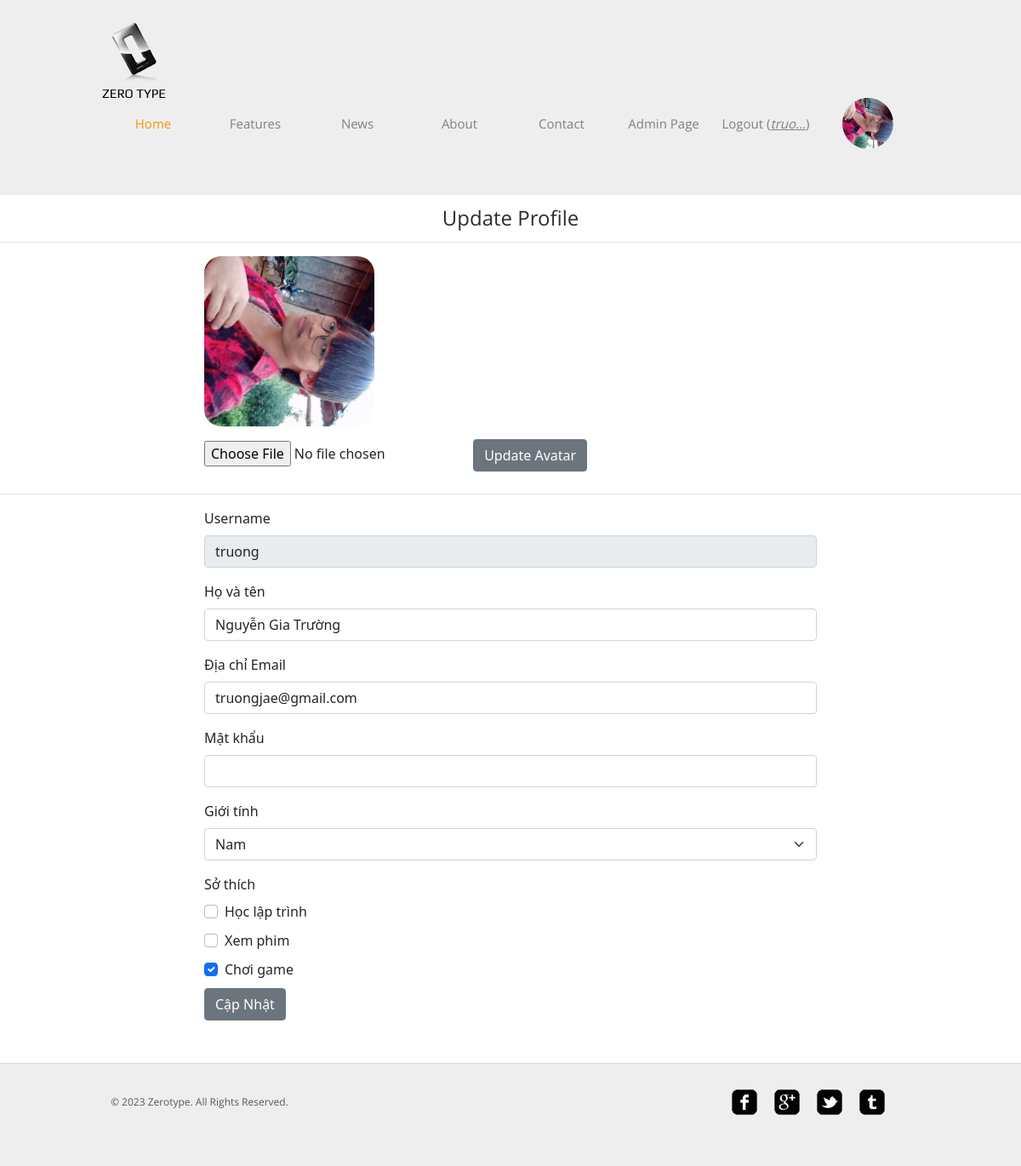
The page /profile/updateProfile.php (signed in) on the database its author committed.
### tables this page shows
CREATE TABLE `user` (
  `id` int(11) NOT NULL,
  `email` varchar(100) NOT NULL,
  `username` varchar(100) NOT NULL,
  `password` varchar(100) NOT NULL,
  `avatar` varchar(255) NOT NULL,
  `fullname` varchar(255) NOT NULL,
  `gender` varchar(6) NOT NULL,
  `favorite` varchar(255) NOT NULL,
  `role` varchar(5) NOT NULL
);

### controll.php (called while the page is built, shortened)
<?php
include('connect.php');
class AbstractQuery{
    public function convertShortContent($content){
        return strlen($content) < 4 ? $content : substr($content,0,4)."...";
    }
    public function loginGetValue($username,$password){
        global $conn;
        $sql="select * from user where username = '$username' and password = '$password'";
        $run = mysqli_query($conn,$sql);
        return $run;
    }
    public function loginWithCookie(){
        if(isset($_COOKIE['username']) && isset($_COOKIE['password'])) {
            $username= $_COOKIE['username'];
            $password= $_COOKIE['password'];
            $run = $this->loginGetValue($username,$password);
            return $run->num_rows > 0 ? $run : null;
        }
        return null;
    }
}
?>

### profile/updateProfile.php (the view, shortened to what this page needs)
<!DOCTYPE HTML>
<html>
<head>
	<link rel="stylesheet" href="https://pro.fontawesome.com/releases/v5.15.4/css/all.css">
    <link href="https://cdn.jsdelivr.net/npm/bootstrap@5.1.3/dist/css/bootstrap.min.css" rel="stylesheet">
	<link rel="stylesheet" href="/zerotype/css/style.css" type="text/css">
	<link rel="stylesheet" href="/zerotype/css/style2.css" type="text/css">
</head>
<body>
	<div id="header">
		<div>
			<div class="logo">
				<a href="../index.php">Zero Type</a>
			</div>
			<ul id="navigation">
				<li class="active">
					<a href="../admin.php">Home</a>
				</li>
				<li>
					<a href="../features.php">Features</a>
				</li>
				<li>
					<a href="../news.php">News</a>
				</li>
				<li>
					<a href="../about.php">About</a>
				</li>
				<li>
					<a href="../contact.php">Contact</a>
				</li>
				<?php
				include("../filterwithcookie.php");
				?>
				<li>
				<div class="avatar">
                    <?php
                    global $query;
                    $run = $query->loginGetValue($_COOKIE['username'],$_COOKIE['password']);
                        if($run->num_rows > 0){
                            $row = $run->fetch_assoc();
                            echo "<a href='updateProfile.php'><img src=../".$row['avatar']." width='60' height='60' style='border-radius:50%;object-fit: cover;'></a>";
                        }
                    ?>
				</div>
				</li>
			</ul>
		</div>
	</div>
	<div class="update-profile">
    <center><h2 style="margin-top:15px;">Update Profile</h2></center>
    <div class="border-bottom my-3"></div>
        <div id="HDpro">
            <?php
            global $query;
            $run = $query->loginGetValue($_COOKIE['username'],$_COOKIE['password']);
            if($run->num_rows > 0){
                $row = $run->fetch_assoc();
                echo "<img src=../".$row['avatar']." width='200' height='200' style='border-radius:20px;
                object-fit: cover;'>";
            }
            ?>
        </div>
        <form method="post" enctype="multipart/form-data" id="HDpro" class="form-upload">
        <input type="file" name="file">
        <input type="submit" value = "Update Avatar" name="submit">
        </form>
        <div class="border-bottom my-3"></div>
        <?php
            global $query;
            $run = $query->loginGetValue($_COOKIE['username'],$_COOKIE['password']);
            $row = $run->fetch_assoc();
        ?>
        <form style="padding-bottom: 50px;" method="POST" id="HDpro">
                <label>Username</label>
                <input readonly type="text" class="form-control" name="username" value ='<?php echo $row['username']
                ?>'>
                <label>Họ và tên</label>
                <input type="text" class="form-control" name="fullname" value ='<?php echo $row['fullname']
                ?>'>
                <label>Địa chỉ Email</label>
                <input type="email" class="form-control" name="email" value = <?php echo $row['email'] ?> >
                <label>Mật khẩu</label>
                <input type="password" class="form-control" name="password">
                <label>Giới tính</label>
                <select class="form-select" class="form-control" name="gender">
                    <option <?php if($row['gender']=='male') echo "selected";?> value="male">Nam</option>
                </select>
                <label>Sở thích</label>
                <div class="form-check">
                    <input <?php if(strpos($row['favorite'],'hoclaptrinh') !== false) echo 'checked' ?> class="form-check-input" type="checkbox" name="hoclaptrinh" value="Học lập trình">
                    <label>Học lập trình</label>
                </div>
                <div class="form-check">
                    <input <?php if(strpos($row['favorite'],'xemphim') !== false) echo 'checked' ?> class="form-check-input" type="checkbox" name="xemphim" value="Xem phim">
                    <label>Xem phim</label>
                </div>
                <div class="form-check">
                    <input <?php if(strpos($row['favorite'],'choigame') !== false) echo 'checked' ?> class="form-check-input" type="checkbox" name="choigame" value="Chơi game">
                    <label>Chơi game</label>
                </div>
                <input type="submit"name="submit_update" value="Cập Nhật">
            </form>
    </div>
	<div id="footer">
		<div class="clearfix">
			<div id="connect">
				<a href="http://freewebsitetemplates.com/go/facebook/" target="_blank" class="facebook"></a><a href="http://freewebsitetemplates.com/go/googleplus/" target="_blank" class="googleplus"></a><a href="http://freewebsitetemplates.com/go/twitter/" target="_blank" class="twitter"></a><a href="http://www.freewebsitetemplates.com/misc/contact/" target="_blank" class="tumbler"></a>
			</div>
			<p>
				© 2023 Zerotype. All Rights Reserved.
			</p>
		</div>
	</div>
</body>
</html>

### filterwithcookie.php
<?php
include("controll.php");
$query = new AbstractQuery();
$checkCookie = $query->loginWithCookie();
if($checkCookie != null){
    while($row = $checkCookie->fetch_assoc()) {
        if($row['role']=="ADMIN"){
            echo '<li>
            <a href="/zerotype/admin.php">Admin Page</a>
            </li>';
        }
        echo '<li>
        <a href="/zerotype/logoutcookie.php">Logout (<u><i>'.$query->convertShortContent($row['username']).'</i></u>)</a>
        </li>
        <style>
        #register,#login{
            display: none;
        }
        </style>';
        break;
    }
}
else
    header('Location: login.php');
?>

### css/style.css (style rules this page uses)
body { background-color: #fff; font-family: 'OpenSans'; margin: 0; }
img { border: 0; }
.clearfix:after, #contents:after { clear: both; content: ""; display: block; height: 1%; line-height: 0; visibility: hidden; }
#header { background-color: #eee; border-bottom: 1px solid #e6e6e6; padding: 27px 0; }
#header>div, #footer>div { width: 920px; margin: 0 auto; padding: 0 20px; }
#header .logo { float: left; margin-right: 20px; }
#header .logo a { background: url(../images/logo.png) no-repeat center top; color: #000; display: block; font: 15px/30px 'Play'; height: 20px; width: 76px; padding-top: 68px; text-decoration: none; text-transform: uppercase; }
#navigation { display: inline-block; list-style: none; line-height: 100px; margin: 0; padding: 0; }
#navigation li { float: left; width: 160px; text-align: center; }
#navigation li a { color: #818181; font-size: 15px; line-height: 30px; text-decoration: none; }
#navigation li.active a { color: #f99600; }
h2 { color: #2c2c2c; font-size: 24px; font-weight: normal; line-height: 24px; margin: 0 0 12px; }
p { color: #585858; font-size: 16px; line-height: 24px; margin: 0 0 30px; }
#footer { background-color: #eee; border-top: 1px solid #d8d8d8; padding: 30px 0; }
#footer p { font-size: 12px; line-height: 30px; padding-left: 10px; }
#connect { float: right; display: inline-block; margin-right: 30px; }
#connect a { background: url(../images/icons.png) no-repeat; display: inline-block; height: 30px; width: 30px; margin: 0 10px; }
#connect a.googleplus { background-position: 0 -40px; }
#connect a.twitter { background-position: 0 -80px; }
#connect a.tumbler { background-position: 0 -120px; }

### css/style2.css (style rules this page uses)
#navigation li { float: left; width: 120px; text-align: center; }
#header>div, #footer>div { width: 1000px; margin: 0 auto; padding: 0 20px; }

### rows shown on the page
user: role "Admin Page", username "truo...", avatar (picture), username "truong", fullname "Nguyễn Gia Trường", email "truongjae@gmail.com", gender "Nam", favorite "☑"
